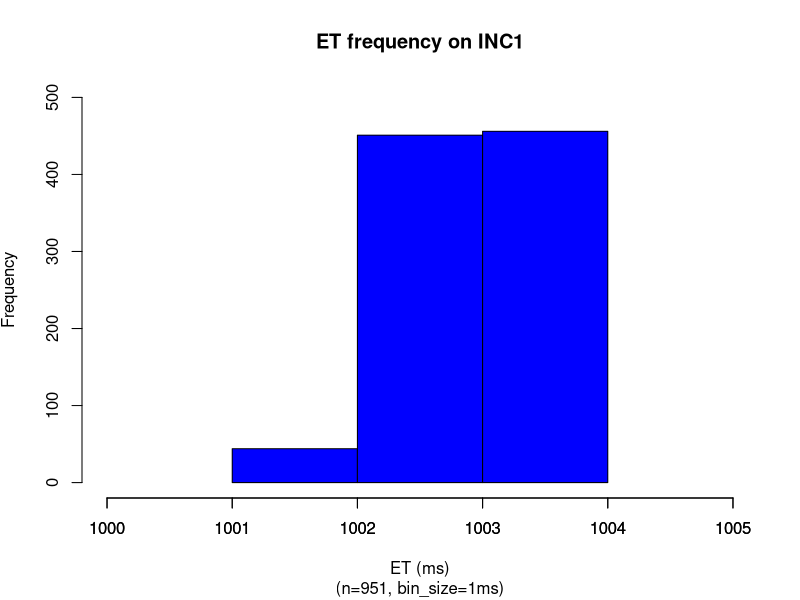
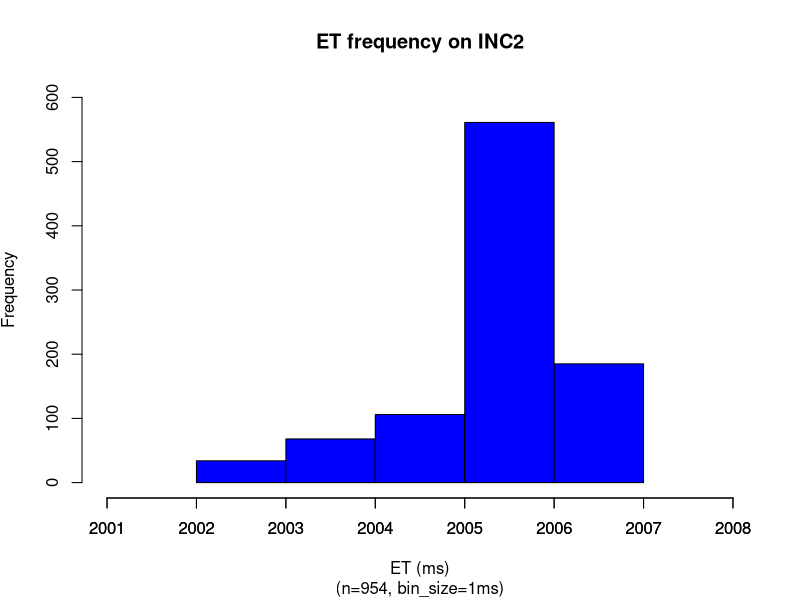
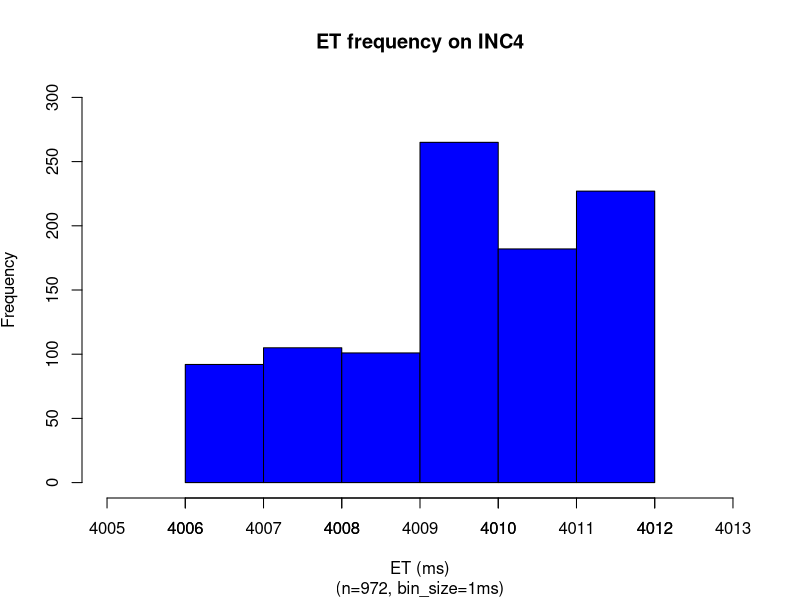
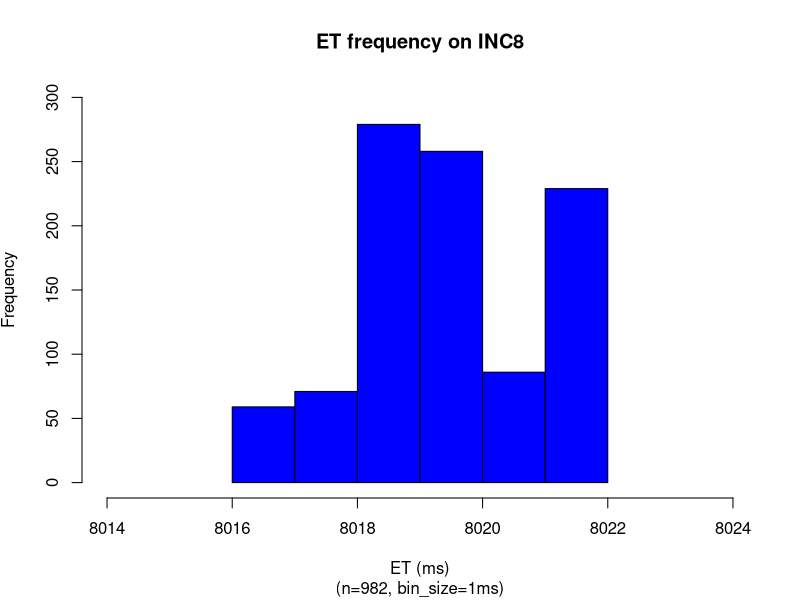
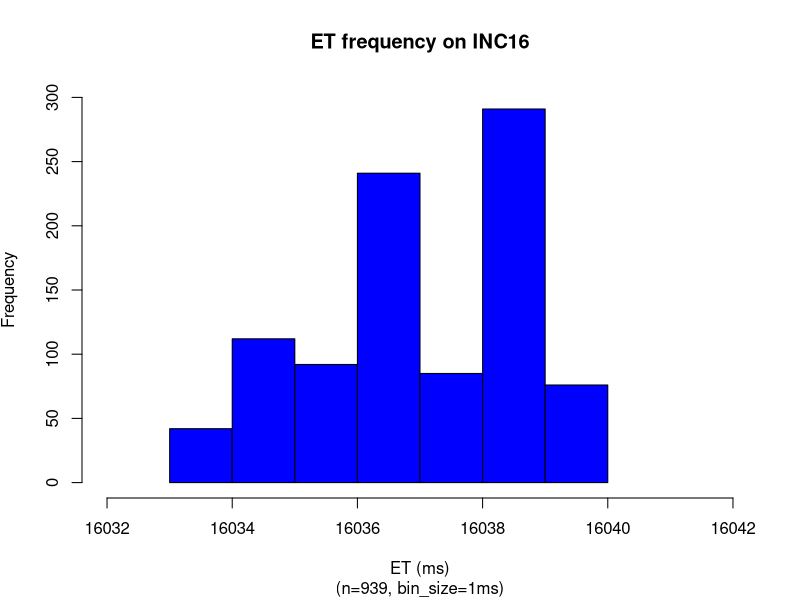
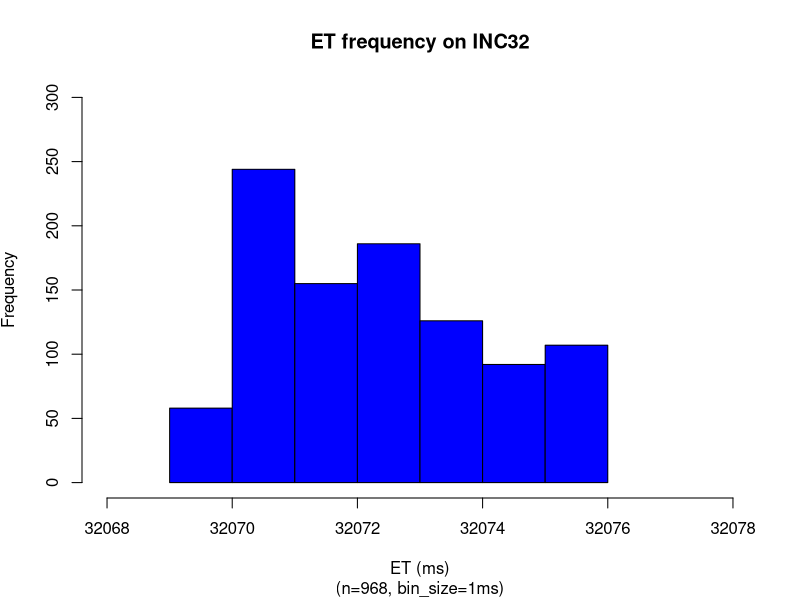
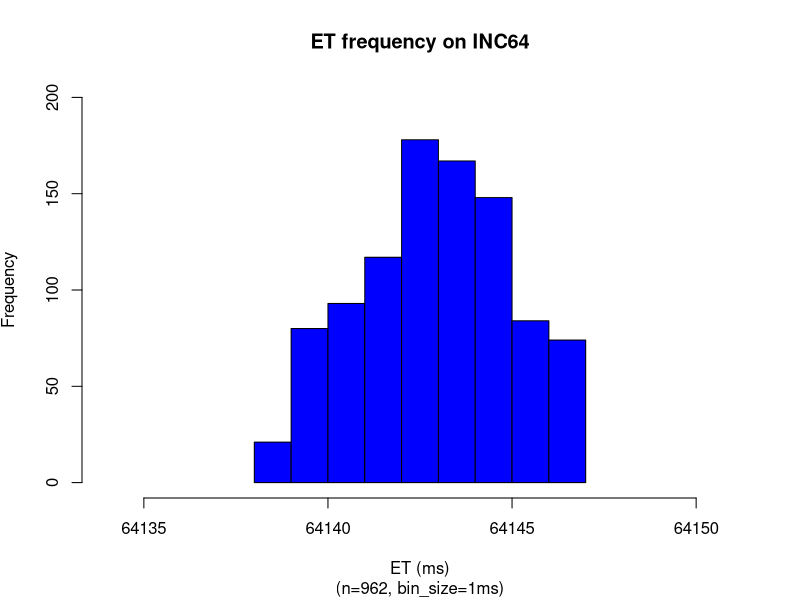
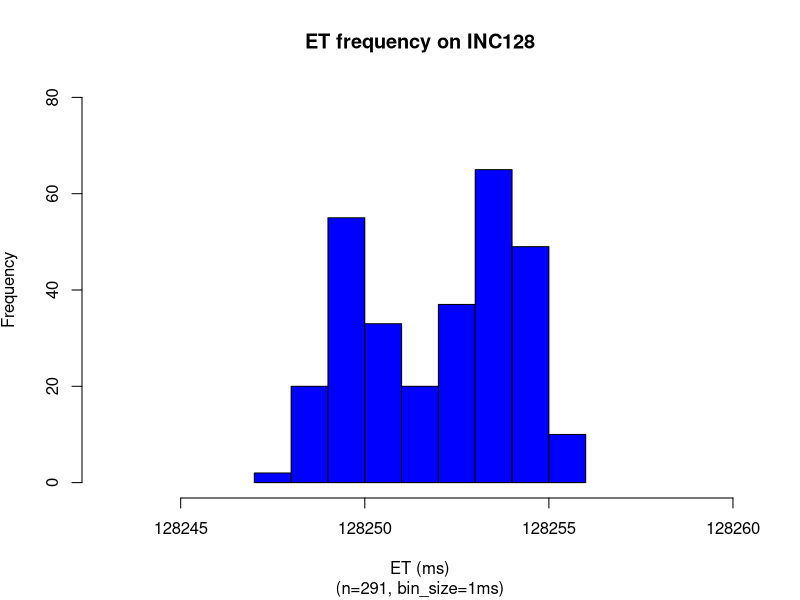

Reproduce these figures in R, in order.
x = read.csv(file="1_sec.dat",head=TRUE,sep="\t")
setEPS()
postscript("1_sec_et_hist_v5.eps")
binsize=1
x_up = mean(x$METIME) + 2*sd(x$METIME)
x_dn = mean(x$METIME) - 2*sd(x$METIME)
x = subset(x, x$METIME >= x_dn & x$METIME <= x_up)
nbins <- ceiling((max(x$METIME)-min(x$METIME)) / binsize)
h = hist(x$METIME, right=F, breaks=nbins,plot=F)
ymax <- max(h$counts)
ymax <- ceiling(ymax/100)*100
xmin <-min(x$METIME)
xmax <-max(x$METIME)
plot(h, axes = TRUE,freq=TRUE,ylim=c(0,ymax), xlim=c(xmin-1,xmax+1),col="blue", main='ET frequency on INC1', 
sub=paste("(n=",nrow(x),", bin_size=",binsize,"ms)",sep=""), 
xlab='ET (ms)', ylab=expression('Frequency'))
xaxtl <- seq(xmin-1,xmax+1,by=1)
axis(side=1, at=xaxtl, labels=xaxtl)
dev.off()

x = read.csv(file="2_sec.dat",head=TRUE,sep="\t")
setEPS()
postscript("2_sec_et_hist_v5.eps")
binsize=1
x_up = mean(x$METIME) + 2*sd(x$METIME)
x_dn = mean(x$METIME) - 2*sd(x$METIME)
x = subset(x, x$METIME >= x_dn & x$METIME <= x_up)
nbins <- ceiling((max(x$METIME)-min(x$METIME)) / binsize)
h = hist(x$METIME, right=F, breaks=nbins,plot=F)
ymax <- max(h$counts)
ymax <- ceiling(ymax/100)*100
xmin <-min(x$METIME)
xmax <-max(x$METIME)
plot(h, axes = TRUE,freq=TRUE,ylim=c(0,ymax), xlim=c(xmin-1,xmax+1),col="blue", main='ET frequency on INC2', 
sub=paste("(n=",nrow(x),", bin_size=",binsize,"ms)",sep=""), 
xlab='ET (ms)', ylab=expression('Frequency'))
xaxtl <- seq(xmin-1,xmax+1,by=1)
axis(side=1, at=xaxtl, labels=xaxtl)
dev.off()

x = read.csv(file="4_sec.dat",head=TRUE,sep="\t")
setEPS()
postscript("4_sec_et_hist_v5.eps")
binsize=1
x_up = mean(x$METIME) + 2*sd(x$METIME)
x_dn = mean(x$METIME) - 2*sd(x$METIME)
x = subset(x, x$METIME >= x_dn & x$METIME <= x_up)
nbins <- ceiling((max(x$METIME)-min(x$METIME)) / binsize)
h = hist(x$METIME, right=F, breaks=nbins,plot=F)
ymax <- max(h$counts)
ymax <- ceiling(ymax/100)*100
xmin <-min(x$METIME)
xmax <-max(x$METIME)
plot(h, axes = TRUE,freq=TRUE,ylim=c(0,ymax), xlim=c(xmin-1,xmax+1),col="blue", main='ET frequency on INC4', 
sub=paste("(n=",nrow(x),", bin_size=",binsize,"ms)",sep=""), 
xlab='ET (ms)', ylab=expression('Frequency'))
xaxtl <- seq(xmin-1,xmax+1,by=1)
axis(side=1, at=xaxtl, labels=xaxtl)
dev.off()

x = read.csv(file="8_sec.dat",head=TRUE,sep="\t")
setEPS()
postscript("8_sec_et_hist_v5.eps")
binsize=1
x <- subset(x, x$ITERNUM != 629 & x$ITERNUM != 658)
x_up = mean(x$METIME) + 2*sd(x$METIME)
x_dn = mean(x$METIME) - 2*sd(x$METIME)
x = subset(x, x$METIME >= x_dn & x$METIME <= x_up)
nbins <- ceiling((max(x$METIME)-min(x$METIME)) / binsize)
h = hist(x$METIME, right=F, breaks=nbins,plot=F)
xmin <-min(x$METIME)
xmax <-max(x$METIME)
ymax <- max(h$counts)
ymax <- ceiling(ymax/100)*100
plot(h, freq=TRUE,ylim=c(0,ymax), xlim=c(xmin-binsize-1,xmax+binsize+1),col="blue", main='ET frequency on INC8', 
sub=paste("(n=",nrow(x),", bin_size=",binsize,"ms)",sep=""), 
xlab='ET (ms)', ylab=expression('Frequency'))
dev.off()

x = read.csv(file="16_sec.dat",head=TRUE,sep="\t")
setEPS()
postscript("16_sec_et_hist_v5.eps")
x <- subset(x, x$ITERNUM != 686 & x$ITERNUM != 700)
x_up = mean(x$METIME) + 2*sd(x$METIME)
x_dn = mean(x$METIME) - 2*sd(x$METIME)
x = subset(x, x$METIME >= x_dn & x$METIME <= x_up)
nbins <- ceiling((max(x$METIME)-min(x$METIME)) / binsize)
h = hist(x$METIME, right=F, breaks=nbins,plot=F)
xmin <-min(x$METIME)
xmax <-max(x$METIME)
ymax <- max(h$counts)
ymax <- ceiling(ymax/100)*100
plot(h, freq=TRUE,ylim=c(0,ymax), xlim=c(xmin-1,xmax+2),col="blue", main='ET frequency on INC16', 
sub=paste("(n=",nrow(x),", bin_size=",binsize,"ms)",sep=""), 
xlab='ET (ms)', ylab=expression('Frequency'))
dev.off()


x = read.csv(file="32_sec.dat",head=TRUE,sep="\t")
setEPS()
postscript("32_sec_et_hist_v5.eps")
x <- subset(x, x$ITERNUM != 284 & x$ITERNUM != 291 & x$ITERNUM != 727 & x$ITERNUM != 732 & x$ITERNUM != 734)
x_up = mean(x$METIME) + 2*sd(x$METIME)
x_dn = mean(x$METIME) - 2*sd(x$METIME)
binsize=1
x = subset(x, x$METIME >= x_dn & x$METIME <= x_up)
nbins <- ceiling((max(x$METIME)-min(x$METIME)) / binsize)
h = hist(x$METIME, right=F, breaks=nbins,plot=F)
xmin <-min(x$METIME)
xmax <-max(x$METIME)
ymax <- max(h$counts)
ymax <- ceiling(ymax/100)*100
plot(h, freq=TRUE,ylim=c(0,ymax), xlim=c(xmin-1,xmax+2),col="blue", main='ET frequency on INC32', 
sub=paste("(n=",nrow(x),", bin_size=",binsize,"ms)",sep=""), 
xlab='ET (ms)', ylab=expression('Frequency'))
#xaxtl <- seq(xmin-1,xmax+1,by=1)
#axis(side=1, at=xaxtl, labels=xaxtl)
dev.off()

x = read.csv(file="64_sec.dat",head=TRUE,sep="\t")
setEPS()
postscript("64_sec_et_hist_v5.eps")
x <- subset(x, x$ITERNUM != 85 & x$ITERNUM != 89 & x$ITERNUM != 308 & x$ITERNUM != 312 & x$ITERNUM != 437 & x$ITERNUM != 437 & x$ITERNUM != 531 & x$ITERNUM != 535 & x$ITERNUM != 754 & x$ITERNUM != 758 & x$ITERNUM != 977 & x$ITERNUM != 981)
x_up = mean(x$METIME) + 2*sd(x$METIME)
x_dn = mean(x$METIME) - 2*sd(x$METIME)
binsize=1
x = subset(x, x$METIME >= x_dn & x$METIME <= x_up)
nbins <- ceiling((max(x$METIME)-min(x$METIME)) / binsize)
h = hist(x$METIME, right=F, breaks=nbins,plot=F)
xmin <-min(x$METIME)
xmax <-max(x$METIME)
ymax <- max(h$counts)
ymax <- ceiling(ymax/100)*100
plot(h, freq=TRUE,ylim=c(0,ymax), xlim=c(xmin-4,xmax+4),col="blue", main='ET frequency on INC64', 
sub=paste("(n=",nrow(x),", bin_size=",binsize,"ms)",sep=""), 
xlab='ET (ms)', ylab=expression('Frequency'))
dev.off()

x = read.csv(file="128_sec.dat",head=TRUE,sep="\t")
setEPS()
postscript("128_sec_et_hist_v5.eps")
x <- subset(x, x$ITERNUM != 90 & x$ITERNUM != 202)
x_up = mean(x$METIME) + 2*sd(x$METIME)
x_dn = mean(x$METIME) - 2*sd(x$METIME)
binsize=1
x = subset(x, x$METIME >= x_dn & x$METIME <= x_up)
nbins <- ceiling((max(x$METIME)-min(x$METIME)) / binsize)
h = hist(x$METIME, right=F, breaks=nbins,plot=F)
xmin <-min(x$METIME)
xmax <-max(x$METIME)
ymax <- max(h$counts)
ymax <- ceiling(ymax/100)*100
ymax <- max(h$counts)
ymax <- 80
plot(h, freq=TRUE,ylim=c(0,ymax), xlim=c(xmin-4,xmax+4),col="blue", main='ET frequency on INC128', 
sub=paste("(n=",nrow(x),", bin_size=",binsize,"ms)",sep=""), 
xlab='ET (ms)', ylab=expression('Frequency'))
dev.off()

x = read.csv(file="256_sec.dat",head=TRUE,sep="\t")
setEPS()
postscript("256_sec_et_hist_v5.eps")
x <- subset(x, x$ITERNUM != 6 & x$ITERNUM != 62 & x$ITERNUM != 118 & x$ITERNUM != 171 & x$ITERNUM != 202 & x$ITERNUM != 258)
x_up = mean(x$METIME) + 2*sd(x$METIME)
x_dn = mean(x$METIME) - 2*sd(x$METIME)
binsize=1
x = subset(x, x$METIME >= x_dn & x$METIME <= x_up)
nbins <- ceiling((max(x$METIME)-min(x$METIME)) / binsize)
h = hist(x$METIME, right=F, breaks=nbins,plot=F)
xmin <-min(x$METIME)
xmax <-max(x$METIME)
ymax <- max(h$counts)
ymax <- ceiling(ymax/100)*100
ymax <- max(h$counts)
ymax <- 60
plot(h, freq=TRUE,ylim=c(0,ymax), xlim=c(xmin-3,xmax+2),col="blue", main='ET frequency on INC256', 
sub=paste("(n=",nrow(x),", bin_size=",binsize,"ms)",sep=""), 
xlab='ET (ms)', ylab=expression('Frequency'))
dev.off()

x = read.csv(file="512_sec.dat",head=TRUE,sep="\t")
setEPS()
postscript("512_sec_et_hist_v5.eps")
x <- subset(x, x$ITERNUM <= 300)
x <- subset(x, x$ITERNUM != 16 & x$ITERNUM != 44 & x$ITERNUM != 72 & x$ITERNUM != 100 & x$ITERNUM != 128 & x$ITERNUM != 156 &
	       x$ITERNUM != 184 & x$ITERNUM != 212 & x$ITERNUM != 240 & x$ITERNUM != 268 & x$ITERNUM != 296 & x$ITERNUM != 297)
x_up = mean(x$METIME) + 2*sd(x$METIME)
x_dn = mean(x$METIME) - 2*sd(x$METIME)
binsize=1
x = subset(x, x$METIME >= x_dn & x$METIME <= x_up)
nbins <- ceiling((max(x$METIME)-min(x$METIME)) / binsize)
h = hist(x$METIME, right=F, breaks=nbins,plot=F)
xmin <-min(x$METIME)
xmax <-max(x$METIME)
ymax <- max(h$counts)
ymax <- ceiling(ymax/100)*100
ymax <- max(h$counts)
ymax <- 50
plot(h, freq=TRUE,ylim=c(0,ymax), xlim=c(xmin-5,xmax+5),col="blue", main='ET frequency on INC512', 
sub=paste("(n=",nrow(x),", bin_size=",binsize,"ms)",sep=""), 
xlab='ET (ms)', ylab=expression('Frequency'))
dev.off()

x = read.csv(file="1024_sec.dat",head=TRUE,sep="\t")
setEPS()
postscript("1024_sec_et_hist_v5.eps")
x <- subset(x, x$ITERNUM != 27 & x$ITERNUM != 88 & x$ITERNUM != 252 & x$ITERNUM != 276)
x_up = mean(x$METIME) + 2*sd(x$METIME)
x_dn = mean(x$METIME) - 2*sd(x$METIME)
binsize=2
x = subset(x, x$METIME >= x_dn & x$METIME <= x_up)
nbins <- ceiling((max(x$METIME)-min(x$METIME)) / binsize)
h = hist(x$METIME, right=F, breaks=nbins,plot=F)
xmin <-min(x$METIME)
xmax <-max(x$METIME)
ymax <- max(h$counts)
ymax <- ceiling(ymax/100)*100
ymax <- max(h$counts)
ymax <- 60
plot(h, freq=TRUE,ylim=c(0,ymax), xlim=c(xmin-10,xmax+10),col="blue", main='ET frequency on INC1024', 
sub=paste("(n=",nrow(x),", bin_size=",binsize,"ms)",sep=""), 
xlab='ET (ms)', ylab=expression('Frequency'))
dev.off()

x = read.csv(file="2048_sec.dat",head=TRUE,sep="\t")
setEPS()
postscript("2048_sec_et_hist_v5.eps")
x <- subset(x, x$ITERNUM <= 300)
x <- subset(x, x$ITERNUM != 117)
x_up = mean(x$METIME) + 2*sd(x$METIME)
x_dn = mean(x$METIME) - 2*sd(x$METIME)
binsize=5
x = subset(x, x$METIME >= x_dn & x$METIME <= x_up)
nbins <- ceiling((max(x$METIME)-min(x$METIME)) / binsize)
h = hist(x$METIME, right=F, breaks=nbins,plot=F)
xmin <-min(x$METIME)
xmax <-max(x$METIME)
ymax <- max(h$counts)
ymax <- ceiling(ymax/100)*100
ymax <- max(h$counts)
ymax <- 80
plot(h, freq=TRUE,ylim=c(0,ymax), xlim=c(xmin-100,xmax+100),col="blue", main='ET frequency on INC2048', 
sub=paste("(n=",nrow(x),", bin_size=",binsize,"ms)",sep=""), 
xlab='ET (ms)', ylab=expression('Frequency'))
dev.off()

x = read.csv(file="4096_sec.dat",head=TRUE,sep="\t")
setEPS()
postscript("4096_sec_et_hist_v5.eps")
x <- subset(x, x$ITERNUM <= 300)
x <- subset(x, x$ITERNUM != 3 & x$ITERNUM != 36 & x$ITERNUM != 57 & x$ITERNUM != 116 & x$ITERNUM != 119 & x$ITERNUM != 135 & x$ITERNUM != 180 & x$ITERNUM != 284)
x_up = mean(x$METIME) + 2*sd(x$METIME)
x_dn = mean(x$METIME) - 2*sd(x$METIME)
binsize=50
x = subset(x, x$METIME >= x_dn & x$METIME <= x_up)
nbins <- ceiling((max(x$METIME)-min(x$METIME)) / binsize)
h = hist(x$METIME, right=F, breaks=nbins,plot=F)
xmin <-min(x$METIME)
xmax <-max(x$METIME)
ymax <- max(h$counts)
ymax <- ceiling(ymax/100)*100
ymax <- max(h$counts)
ymax <- 30
plot(h, freq=TRUE,ylim=c(0,ymax), xlim=c(xmin-500,xmax+500),col="blue", main='ET frequency on INC4096', 
sub=paste("(n=",nrow(x),", bin_size=",binsize,"ms)",sep=""), 
xlab='ET (ms)', ylab=expression('Frequency'))
dev.off()

x = read.csv(file="8192_sec.dat",head=TRUE,sep="\t")
x <- subset(x, x$ITERNUM <= 40)
setEPS()
postscript("8192_sec_et_hist_v5.eps")
x_up = mean(x$METIME) + 2*sd(x$METIME)
x_dn = mean(x$METIME) - 2*sd(x$METIME)
binsize=50
x = subset(x, x$METIME >= x_dn & x$METIME <= x_up)
nbins <- ceiling((max(x$METIME)-min(x$METIME)) / binsize)
h = hist(x$METIME, right=F, breaks=nbins,plot=F)
xmin <-min(x$METIME)
xmax <-max(x$METIME)
ymax <- max(h$counts)
ymax <- ceiling(ymax/100)*100
ymax <- max(h$counts)
ymax <- 10
plot(h, freq=TRUE,ylim=c(0,ymax), xlim=c(xmin-200,xmax+200),col="blue", main='ET frequency on INC8192', 
sub=paste("(n=",nrow(x),", bin_size=",binsize,"ms)",sep=""), 
xlab='ET (ms)', ylab=expression('Frequency'))
dev.off()

#8192 sec

x = read.csv(file="8192_sec.dat",head=TRUE,sep="\t")
setEPS()
postscript("8192_sec_et_hist1_v5.eps")
x <- subset(x, x$ITERNUM <= 40) 
x_up = mean(x$METIME) + 2*sd(x$METIME)
x_dn = mean(x$METIME) - 2*sd(x$METIME)
binsize=50
x = subset(x, x$METIME >= x_dn & x$METIME <= x_up)
nbins <- ceiling((max(x$METIME)-min(x$METIME)) / binsize)
h = hist(x$METIME, right=F, breaks=nbins,plot=F)
xmin <-min(x$METIME)
xmax <-max(x$METIME)
ymax <- max(h$counts)
ymax <- ceiling(ymax/100)*100
ymax <- max(h$counts)
ymax <- 8
plot(h, freq=TRUE,ylim=c(0,ymax), xlim=c(xmin-200,xmax+200),col="blue", main='ET frequency on INC8192', 
sub=paste("(n=",nrow(x),", bin_size=",binsize,"ms)",sep=""), 
xlab='ET (ms)', ylab=expression('Frequency'))
dev.off()


### 16384 sec
x = read.csv(file="16384_sec.dat",head=TRUE,sep="\t")
x <- subset(x, x$ITERNUM <= 40)
setEPS()
postscript("16384_sec_et_hist1_v5.eps")
x <- subset(x, x$ITERNUM != 10 & x$ITERNUM != 16)
x_up = mean(x$METIME) + 2*sd(x$METIME)
x_dn = mean(x$METIME) - 2*sd(x$METIME)
binsize=50
x = subset(x, x$METIME >= x_dn & x$METIME <= x_up)
nbins <- ceiling((max(x$METIME)-min(x$METIME)) / binsize)
h = hist(x$METIME, right=F, breaks=nbins,plot=F)
xmin <-min(x$METIME)
xmax <-max(x$METIME)
ymax <- max(h$counts)
ymax <- ceiling(ymax/100)*100
ymax <- max(h$counts)
ymax <- 15
plot(h, freq=TRUE,ylim=c(0,ymax), xlim=c(xmin-100,xmax+300),col="blue", main='ET frequency on INC16384', 
sub=paste("(n=",nrow(x),", bin_size=",binsize,"ms)",sep=""), 
xlab='ET (ms)', ylab=expression('Frequency'))
dev.off()


